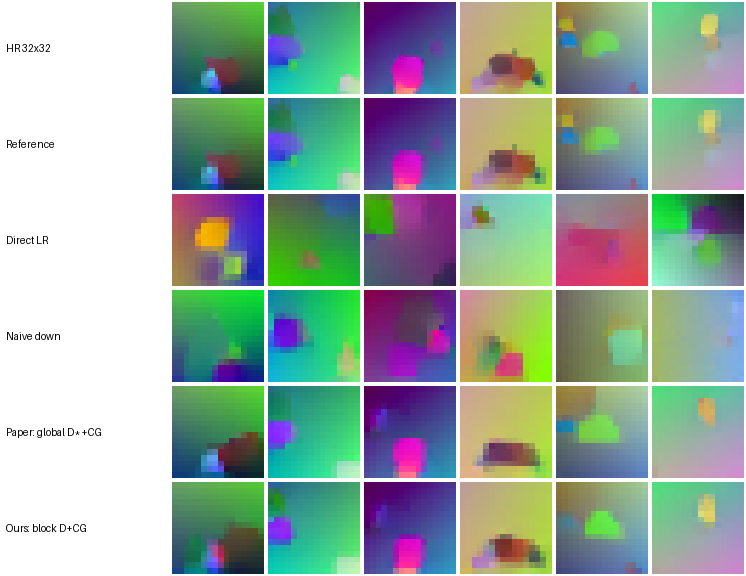

Reproduce this figure in Python.
"""快速演示：用训练好的模型对若干随机种子生成高分辨率结果与各种低分辨率预览，并拼成对比图。

用法：python demo.py --seeds 0 1 2 3 4 5 --out demo.png
每一列是一个随机种子；各行依次为：高分辨率结果、参考（面积平均）、直接低分辨率生成、
朴素下采样、论文方法（全局 D* + CG）、本文方法（逐块 D + CG）。在普通 CPU 上约 10 秒完成。
"""
import argparse, pickle
import jax, jax.numpy as jnp, numpy as np
from PIL import Image, ImageDraw
from preview import hr_sample, direct_lr, preview, avgpool


def to_uint8(x):
    """把 (3,H,W)、范围 [-1,1] 的图像转换为 (H,W,3) 的 uint8 数组。"""
    return (np.clip((np.asarray(x).transpose(1, 2, 0) + 1) / 2, 0, 1) * 255).astype(np.uint8)


def main():
    """解析参数，运行各方法并保存对比图。"""
    ap = argparse.ArgumentParser()
    ap.add_argument("--ckpt", default="ckpt.pkl")
    ap.add_argument("--seeds", type=int, nargs="+", default=[0, 1, 2, 3, 4, 5])
    ap.add_argument("--m", type=int, default=5, help="交换子归零引导的步数")
    ap.add_argument("--alpha", type=float, default=0.1, help="交换子归零引导的步长")
    ap.add_argument("--out", default="demo.png")
    a = ap.parse_args()

    P = jax.tree_util.tree_map(jnp.asarray, pickle.load(open(a.ckpt, "rb"))["params"])
    x0 = jnp.asarray(np.stack([np.random.default_rng(s).standard_normal((3, 32, 32)) for s in a.seeds]).astype(np.float32))
    x0l = jnp.asarray(np.stack([np.random.default_rng(s).standard_normal((3, 16, 16)) for s in a.seeds]).astype(np.float32))

    hr, _ = hr_sample(P, x0)
    rows = [("HR 32x32", hr), ("Reference", avgpool(hr)),
            ("Direct LR", direct_lr(P, x0l)[0]),
            ("Naive down", preview(P, x0, select="nearest")[0]),
            ("Paper: global D*+CG", preview(P, x0, select="global", cg=True, m=a.m, alpha=a.alpha)[0]),
            ("Ours: block D+CG", preview(P, x0, select="block", cg=True, m=a.m, alpha=a.alpha)[0])]

    cell, lab_w = 96, 170
    canvas = Image.new("RGB", (lab_w + cell * len(a.seeds), cell * len(rows)), "white")
    draw = ImageDraw.Draw(canvas)
    for r, (name, imgs) in enumerate(rows):
        draw.text((6, r * cell + cell // 2 - 6), name, fill="black")
        for c in range(len(a.seeds)):
            im = Image.fromarray(to_uint8(imgs[c])).resize((cell - 4, cell - 4), Image.NEAREST)
            canvas.paste(im, (lab_w + c * cell + 2, r * cell + 2))
    canvas.save(a.out)
    print("saved", a.out)


if __name__ == "__main__":
    main()
